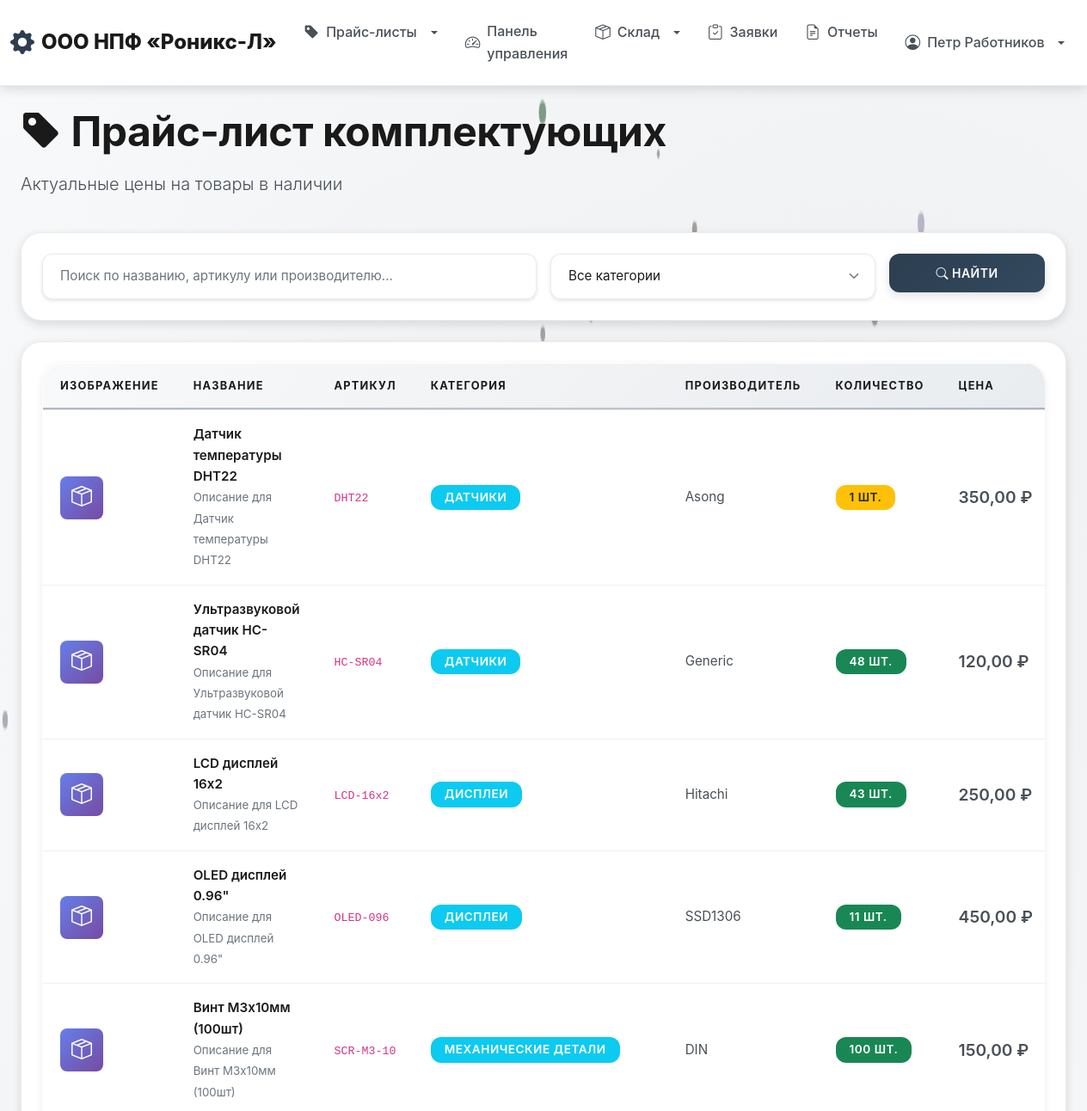
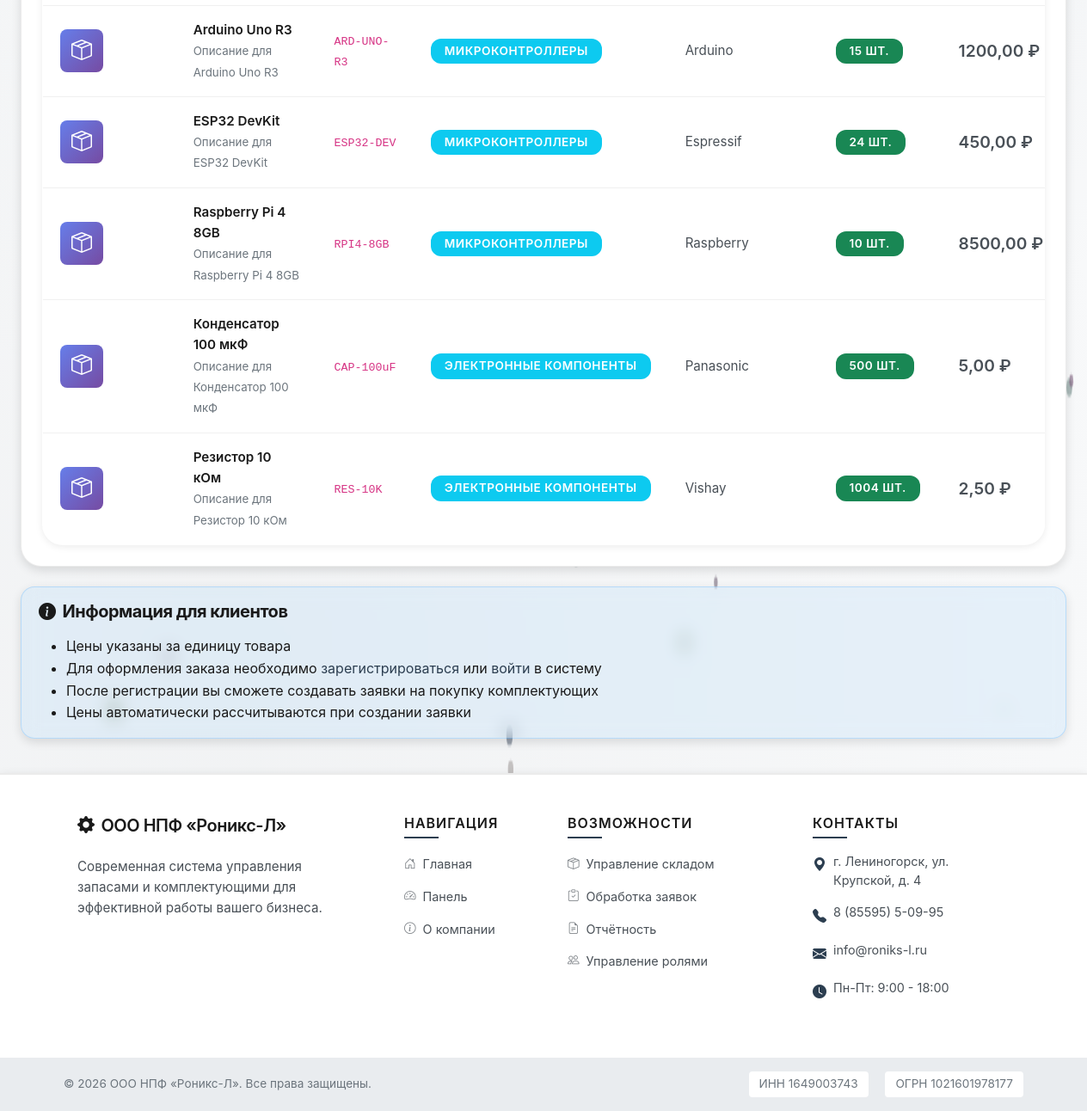
Page /inventory/price-list/ (signed in) on the committed database (2 pictures, top to bottom).
### users/models.py (models this page shows, shortened)
class User(AbstractUser):
    ROLE_CHOICES = [
        ('client', 'Клиент'),
        ('worker', 'Работник сервисного центра'),
    ]
    role = models.CharField(
        'Роль',
        max_length=20,
        choices=ROLE_CHOICES,
        default='client'
    )
    phone = models.CharField('Телефон', max_length=20, blank=True)
    address = models.TextField('Адрес', blank=True)
    created_at = models.DateTimeField('Дата регистрации', auto_now_add=True)
    updated_at = models.DateTimeField('Дата обновления', auto_now=True)
    class Meta:
        verbose_name = 'Пользователь'
        verbose_name_plural = 'Пользователи'
        ordering = ['-created_at']
    @property
    def is_worker(self):
        return self.role == 'worker'

### inventory/models.py (models this page shows, shortened)
class Component(models.Model):
    name = models.CharField('Название', max_length=200)
    category = models.ForeignKey(
        Category,
        on_delete=models.CASCADE,
        related_name='components',
        verbose_name='Категория'
    )
    description = models.TextField('Описание', blank=True)
    article_number = models.CharField('Артикул', max_length=100, unique=True)
    manufacturer = models.CharField('Производитель', max_length=200, blank=True)
    price = models.DecimalField(
        'Цена',
        max_digits=10,
        decimal_places=2,
        validators=[MinValueValidator(Decimal('0.01'))]
    )
    quantity = models.PositiveIntegerField('Количество на складе', default=0)
    min_quantity = models.PositiveIntegerField('Минимальное количество', default=5)
    image = models.ImageField('Изображение', upload_to='components/', blank=True, null=True)
    created_at = models.DateTimeField('Дата добавления', auto_now_add=True)
    updated_at = models.DateTimeField('Дата обновления', auto_now=True)
    class Meta:
        verbose_name = 'Комплектующая'
        verbose_name_plural = 'Комплектующие'
        ordering = ['name']
    @property
    def is_low_stock(self):
        return self.quantity <= self.min_quantity

class Category(models.Model):
    name = models.CharField('Название', max_length=200)
    description = models.TextField('Описание', blank=True)
    created_at = models.DateTimeField('Дата создания', auto_now_add=True)
    class Meta:
        verbose_name = 'Категория'
        verbose_name_plural = 'Категории'
        ordering = ['name']

### inventory/views.py (the view)
# urls.py: path('price-list/', views.price_list, name='price_list'),
def price_list(request):
    components = Component.objects.select_related('category').filter(quantity__gt=0).order_by('category__name', 'name')
    search = request.GET.get('search', '')
    if search:
        components = components.filter(
            Q(name__icontains=search) |
            Q(article_number__icontains=search) |
            Q(manufacturer__icontains=search)
        )
    category_id = request.GET.get('category')
    if category_id:
        components = components.filter(category_id=category_id)
    categories = Category.objects.all()
    context = {
        'components': components,
        'categories': categories,
        'search': search,
    }
    return render(request, 'inventory/price_list.html', context)

### templates/inventory/price_list.html (shortened to what this page needs)
{% extends 'base.html' %}
{% block content %}
<div class="container-fluid">
    <div class="row mb-4">
        <div class="col-12">
            <h1 class="display-5 fw-bold">
                <i class="bi bi-tag-fill"></i> Прайс-лист комплектующих
            </h1>
            <p class="lead">Актуальные цены на товары в наличии</p>
        </div>
    </div>
    <div class="card mb-4">
        <div class="card-body">
            <form method="get" class="row g-3">
                <div class="col-md-6">
                    <input type="text" name="search" class="form-control" placeholder="Поиск по названию, артикулу или производителю..." value="{{ search }}">
                </div>
                <div class="col-md-4">
                    <select name="category" class="form-select">
                        <option value="">Все категории</option>
                    </select>
                </div>
                <div class="col-md-2">
                    <button type="submit" class="btn btn-primary w-100">
                        <i class="bi bi-search"></i> Найти
                    </button>
                </div>
            </form>
        </div>
    </div>
    <div class="card">
        <div class="card-body">
            {% if components %}
                <div class="table-responsive">
                    <table class="table table-hover">
                        <thead>
                            <tr>
                                <th>Изображение</th>
                                <th>Название</th>
                                <th>Артикул</th>
                                <th>Категория</th>
                                <th>Производитель</th>
                                <th>Количество</th>
                                <th style="min-width: 120px;">Цена</th>
                            </tr>
                        </thead>
                        <tbody>
                            {% for component in components %}
                                <tr>
                                    <td>
                                        {% if component.image %}
                                            <img src="{{ component.image.url }}" alt="{{ component.name }}" style="width: 50px; height: 50px; object-fit: cover; border-radius: 8px;">
                                        {% else %}
                                            <div style="width: 50px; height: 50px; background: linear-gradient(135deg, #667eea 0%, #764ba2 100%); border-radius: 8px; display: flex; align-items: center; justify-content: center;">
                                                <i class="bi bi-box-seam" style="color: white; font-size: 1.5rem;"></i>
                                            </div>
                                        {% endif %}
                                    </td>
                                    <td>
                                        <strong>{{ component.name }}</strong>
                                        {% if component.description %}
                                            <br><small class="text-muted">{{ component.description|truncatewords:10 }}</small>
                                        {% endif %}
                                    </td>
                                    <td><code>{{ component.article_number }}</code></td>
                                    <td>
                                        <span class="badge bg-info">{{ component.category.name }}</span>
                                    </td>
                                    <td>{{ component.manufacturer|default:"—" }}</td>
                                    <td>
                                        <span class="badge {% if component.is_low_stock %}bg-warning text-dark{% else %}bg-success{% endif %}">
                                            {{ component.quantity }} шт.
                                        </span>
                                    </td>
                                    <td>
                                        <strong style="font-size: 1.2rem; color: var(--neon-blue);">{{ component.price }} ₽</strong>
                                    </td>
                                </tr>
                            {% endfor %}
                        </tbody>
                    </table>
                </div>
            {% else %}
                <div class="text-center py-5">
                    <i class="bi bi-inbox" style="font-size: 4rem; color: var(--text-muted);"></i>
                    <p class="text-muted mt-3">Комплектующие не найдены</p>
                </div>
            {% endif %}
        </div>
    </div>
    <div class="alert alert-info mt-4" style="background: rgba(79, 172, 254, 0.1); border: 1px solid rgba(79, 172, 254, 0.3);">
        <h5><i class="bi bi-info-circle-fill me-2"></i>Информация для клиентов</h5>
        <ul class="mb-0">
            <li>Цены указаны за единицу товара</li>
            <li>Для оформления заказа необходимо <a href="{% url 'users:register' %}">зарегистрироваться</a> или <a href="{% url 'users:login' %}">войти</a> в систему</li>
            <li>После регистрации вы сможете создавать заявки на покупку комплектующих</li>
            <li>Цены автоматически рассчитываются при создании заявки</li>
        </ul>
    </div>
</div>
{% endblock %}

### templates/base.html (shortened to what this page needs)
<!DOCTYPE html>
<html lang="ru">
<head>
    <link href="https://cdn.jsdelivr.net/npm/bootstrap@5.3.0/dist/css/bootstrap.min.css" rel="stylesheet">
    <link rel="stylesheet" href="https://cdn.jsdelivr.net/npm/bootstrap-icons@1.11.0/font/bootstrap-icons.css">
    {% load static %}
    <link rel="stylesheet" href="{% static 'css/style.css' %}">
</head>
<body class="d-flex flex-column min-vh-100">
    <nav class="navbar navbar-expand-lg navbar-light sticky-top">
        <div class="container-fluid">
            <a class="navbar-brand company-logo" href="{% url 'core:home' %}">
                <i class="bi bi-gear-fill"></i> ООО НПФ «Роникс-Л»
            </a>
            <div class="collapse navbar-collapse" id="navbarNav">
                <ul class="navbar-nav me-auto">
                    <li class="nav-item dropdown">
                        <a class="nav-link dropdown-toggle" href="#" role="button" data-bs-toggle="dropdown">
                            <i class="bi bi-tag-fill"></i> Прайс-листы
                        </a>
                    </li>
                    {% if user.is_authenticated %}
                        <li class="nav-item">
                            <a class="nav-link" href="{% url 'core:dashboard' %}">
                                <i class="bi bi-speedometer2"></i> Панель управления
                            </a>
                        </li>
                        {% if user.is_worker or user.is_superuser %}
                            <li class="nav-item dropdown">
                                <a class="nav-link dropdown-toggle" href="#" role="button" data-bs-toggle="dropdown">
                                    <i class="bi bi-box-seam"></i> Склад
                                </a>
                            </li>
                        {% endif %}
                        <li class="nav-item">
                            <a class="nav-link" href="{% url 'orders:order_list' %}">
                                <i class="bi bi-clipboard-check"></i> Заявки
                            </a>
                        </li>
                        {% if user.is_worker or user.is_superuser %}
                            <li class="nav-item">
                                <a class="nav-link" href="{% url 'reports:home' %}">
                                    <i class="bi bi-file-earmark-text"></i> Отчеты
                                </a>
                            </li>
                        {% endif %}
                    {% endif %}
                </ul>
                <ul class="navbar-nav ms-auto">
                    {% if user.is_authenticated %}
                        <li class="nav-item dropdown">
                            <a class="nav-link dropdown-toggle" href="#" role="button" data-bs-toggle="dropdown">
                                <i class="bi bi-person-circle"></i> {{ user.get_full_name|default:user.username }}
                            </a>
                        </li>
                    {% endif %}
                </ul>
            </div>
        </div>
    </nav>
    <main class="container-fluid py-4 flex-grow-1">
        {% block content %}{% endblock %}
    </main>
    <footer class="footer-modern mt-auto">
        <div class="footer-top py-5">
            <div class="container">
                <div class="row g-4">
                    <div class="col-lg-4 col-md-6">
                        <div class="footer-section">
                            <h5 class="footer-title mb-4">
                                <i class="bi bi-gear-fill me-2"></i>ООО НПФ «Роникс-Л»
                            </h5>
                            <p class="footer-text mb-3">
                                Современная система управления запасами и комплектующими для эффективной работы вашего бизнеса.
                            </p>
                        </div>
                    </div>
                    <div class="col-lg-2 col-md-6">
                        <div class="footer-section">
                            <h6 class="footer-subtitle mb-3">Навигация</h6>
                            <ul class="footer-links">
                                <li><a href="{% url 'core:home' %}"><i class="bi bi-house-door me-2"></i>Главная</a></li>
                                {% if user.is_authenticated %}
                                <li><a href="{% url 'core:dashboard' %}"><i class="bi bi-speedometer2 me-2"></i>Панель</a></li>
                                {% endif %}
                                <li><a href="{% url 'core:about' %}"><i class="bi bi-info-circle me-2"></i>О компании</a></li>
                            </ul>
                        </div>
                    </div>
                    <div class="col-lg-3 col-md-6">
                        <div class="footer-section">
                            <h6 class="footer-subtitle mb-3">Возможности</h6>
                            <ul class="footer-links">
                                <li><a href="#"><i class="bi bi-box-seam me-2"></i>Управление складом</a></li>
                                <li><a href="#"><i class="bi bi-clipboard-check me-2"></i>Обработка заявок</a></li>
                                <li><a href="#"><i class="bi bi-file-earmark-text me-2"></i>Отчётность</a></li>
                                <li><a href="#"><i class="bi bi-people me-2"></i>Управление ролями</a></li>
                            </ul>
                        </div>
                    </div>
                    <div class="col-lg-3 col-md-6">
                        <div class="footer-section">
                            <h6 class="footer-subtitle mb-3">Контакты</h6>
                            <ul class="footer-contacts">
                                <li>
                                    <i class="bi bi-geo-alt-fill me-2"></i>
                                    <span>г. Лениногорск, ул. Крупской, д. 4</span>
                                </li>
                                <li>
                                    <i class="bi bi-telephone-fill me-2"></i>
                                    <span>8 (85595) 5-09-95</span>
                                </li>
                                <li>
                                    <i class="bi bi-envelope-fill me-2"></i>
                                    <span>info@roniks-l.ru</span>
                                </li>
                                <li>
                                    <i class="bi bi-clock-fill me-2"></i>
                                    <span>Пн-Пт: 9:00 - 18:00</span>
                                </li>
                            </ul>
                        </div>
                    </div>
                </div>
            </div>
        </div>
        <div class="footer-bottom py-3">
            <div class="container">
                <div class="row align-items-center">
                    <div class="col-md-6 text-center text-md-start mb-2 mb-md-0">
                        <p class="footer-copyright mb-0">
                            &copy; 2026 ООО НПФ «Роникс-Л». Все права защищены.
                        </p>
                    </div>
                    <div class="col-md-6 text-center text-md-end">
                        <p class="footer-legal mb-0">
                            <span class="me-3">ИНН 1649003743</span>
                            <span>ОГРН 1021601978177</span>
                        </p>
                    </div>
                </div>
            </div>
        </div>
    </footer>
</body>
</html>

### rows in the picture
User: get_full_name "Петр Работников"
Component: name "Датчик температуры DHT22", description "Описание для Датчик температуры DHT22", article_number "DHT22", category.name "ДАТЧИКИ", manufacturer "Asong", quantity "1", price "350,00"
Component: name "Ультразвуковой датчик HC-SR04", description "Описание для Ультразвуковой датчик HC-SR04", article_number "HC-SR04", category.name "ДАТЧИКИ", manufacturer "Generic", quantity "48", price "120,00"
Component: name "LCD дисплей 16x2", description "Описание для LCD дисплей 16x2", article_number "LCD-16x2", category.name "ДИСПЛЕИ", manufacturer "Hitachi", quantity "43", price "250,00"
Component: name "OLED дисплей 0.96\"", description "Описание для OLED дисплей 0.96\"", article_number "OLED-096", category.name "ДИСПЛЕИ", manufacturer "SSD1306", quantity "11", price "450,00"
Component: name "Винт M3x10мм (100шт)", description "Описание для Винт M3x10мм (100шт)", article_number "SCR-M3-10", category.name "МЕХАНИЧЕСКИЕ ДЕТАЛИ", manufacturer "DIN", quantity "100", price "150,00"
Component: name "Arduino Uno R3", description "Описание для Arduino Uno R3", article_number "ARD-UNO-R3", category.name "МИКРОКОНТРОЛЛЕРЫ", manufacturer "Arduino", quantity "15", price "1200,00"
Component: name "ESP32 DevKit", description "Описание для ESP32 DevKit", article_number "ESP32-DEV", category.name "МИКРОКОНТРОЛЛЕРЫ", manufacturer "Espressif", quantity "24", price "450,00"
Component: name "Raspberry Pi 4 8GB", description "Описание для Raspberry Pi 4 8GB", article_number "RPI4-8GB", category.name "МИКРОКОНТРОЛЛЕРЫ", manufacturer "Raspberry", quantity "10", price "8500,00"
Component: name "Конденсатор 100 мкФ", description "Описание для Конденсатор 100 мкФ", article_number "CAP-100uF", category.name "ЭЛЕКТРОННЫЕ КОМПОНЕНТЫ", manufacturer "Panasonic", quantity "500", price "5,00"
Component: name "Резистор 10 кОм", description "Описание для Резистор 10 кОм", article_number "RES-10K", category.name "ЭЛЕКТРОННЫЕ КОМПОНЕНТЫ", manufacturer "Vishay", quantity "1004", price "2,50"
